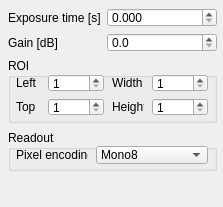
             <widget class="QWidget" name="ODTcameraBox">
              <property name="geometry">
               <rect>
                <x>0</x>
                <y>-31</y>
                <width>223</width>
                <height>207</height>
               </rect>
              </property>
              <property name="minimumSize">
               <size>
                <width>0</width>
                <height>207</height>
               </size>
              </property>
              <widget class="QGroupBox" name="binningROIBoxODT">
               <property name="geometry">
                <rect>
                 <x>8</x>
                 <y>58</y>
                 <width>209</width>
                 <height>65</height>
                </rect>
               </property>
               <property name="sizePolicy">
                <sizepolicy hsizetype="Preferred" vsizetype="Preferred">
                 <horstretch>0</horstretch>
                 <verstretch>0</verstretch>
                </sizepolicy>
               </property>
               <property name="title">
                <string>ROI</string>
               </property>
               <widget class="QLabel" name="ROILeftODTLabel">
                <property name="geometry">
                 <rect>
                  <x>8</x>
                  <y>16</y>
                  <width>32</width>
                  <height>18</height>
                 </rect>
                </property>
                <property name="text">
                 <string>Left</string>
                </property>
               </widget>
               <widget class="QLabel" name="ROITopODTLabel">
                <property name="geometry">
                 <rect>
                  <x>8</x>
                  <y>40</y>
                  <width>32</width>
                  <height>18</height>
                 </rect>
                </property>
                <property name="text">
                 <string>Top</string>
                </property>
               </widget>
               <widget class="QLabel" name="ROIWidthODTLabel">
                <property name="geometry">
                 <rect>
                  <x>104</x>
                  <y>16</y>
                  <width>32</width>
                  <height>18</height>
                 </rect>
                </property>
                <property name="text">
                 <string>Width</string>
                </property>
               </widget>
               <widget class="QLabel" name="ROIHeightODTLabel">
                <property name="geometry">
                 <rect>
                  <x>104</x>
                  <y>40</y>
                  <width>32</width>
                  <height>18</height>
                 </rect>
                </property>
                <property name="text">
                 <string>Height</string>
                </property>
               </widget>
               <widget class="QSpinBox" name="ROILeftODT">
                <property name="geometry">
                 <rect>
                  <x>40</x>
                  <y>16</y>
                  <width>56</width>
                  <height>18</height>
                 </rect>
                </property>
                <property name="minimum">
                 <number>1</number>
                </property>
                <property name="maximum">
                 <number>2048</number>
                </property>
                <property name="value">
                 <number>1</number>
                </property>
               </widget>
               <widget class="QSpinBox" name="ROITopODT">
                <property name="geometry">
                 <rect>
                  <x>40</x>
                  <y>40</y>
                  <width>56</width>
                  <height>18</height>
                 </rect>
                </property>
                <property name="minimum">
                 <number>1</number>
                </property>
                <property name="maximum">
                 <number>2048</number>
                </property>
                <property name="value">
                 <number>1</number>
                </property>
               </widget>
               <widget class="QSpinBox" name="ROIWidthODT">
                <property name="geometry">
                 <rect>
                  <x>144</x>
                  <y>16</y>
                  <width>56</width>
                  <height>18</height>
                 </rect>
                </property>
                <property name="minimum">
                 <number>1</number>
                </property>
                <property name="maximum">
                 <number>2048</number>
                </property>
                <property name="value">
                 <number>1</number>
                </property>
               </widget>
               <widget class="QSpinBox" name="ROIHeightODT">
                <property name="geometry">
                 <rect>
                  <x>144</x>
                  <y>40</y>
                  <width>56</width>
                  <height>18</height>
                 </rect>
                </property>
                <property name="minimum">
                 <number>1</number>
                </property>
                <property name="maximum">
                 <number>2048</number>
                </property>
                <property name="value">
                 <number>1</number>
                </property>
               </widget>
              </widget>
              <widget class="QGroupBox" name="readoutBoxODT">
               <property name="geometry">
                <rect>
                 <x>8</x>
                 <y>130</y>
                 <width>209</width>
                 <height>41</height>
                </rect>
               </property>
               <property name="title">
                <string>Readout</string>
               </property>
               <widget class="QLabel" name="pixelEncodingODTLabel">
                <property name="geometry">
                 <rect>
                  <x>8</x>
                  <y>16</y>
                  <width>72</width>
                  <height>18</height>
                 </rect>
                </property>
                <property name="text">
                 <string>Pixel encoding</string>
                </property>
               </widget>
               <widget class="QComboBox" name="pixelEncodingODT">
                <property name="geometry">
                 <rect>
                  <x>88</x>
                  <y>16</y>
                  <width>112</width>
                  <height>18</height>
                 </rect>
                </property>
                <property name="currentIndex">
                 <number>0</number>
                </property>
                <item>
                 <property name="text">
                  <string>Mono8</string>
                 </property>
                </item>
                <item>
                 <property name="text">
                  <string>Mono12</string>
                 </property>
                </item>
                <item>
                 <property name="text">
                  <string>Mono16</string>
                 </property>
                </item>
               </widget>
              </widget>
              <widget class="QWidget" name="layoutWidget1">
               <property name="geometry">
                <rect>
                 <x>8</x>
                 <y>8</y>
                 <width>209</width>
                 <height>44</height>
                </rect>
               </property>
               <layout class="QFormLayout" name="formLayout_4">
                <item row="0" column="0">
                 <widget class="QLabel" name="exposureTimeODT_Label">
                  <property name="text">
                   <string>Exposure time [s]</string>
                  </property>
                 </widget>
                </item>
                <item row="0" column="1">
                 <widget class="QDoubleSpinBox" name="exposureTimeODT">
                  <property name="locale">
                   <locale language="English" country="UnitedStates"/>
                  </property>
                  <property name="decimals">
                   <number>3</number>
                  </property>
                  <property name="singleStep">
                   <double>0.001000000000000</double>
                  </property>
                  <property name="value">
                   <double>0.000000000000000</double>
                  </property>
                 </widget>
                </item>
                <item row="1" column="0">
                 <widget class="QLabel" name="gainODT_Label">
                  <property name="text">
                   <string>Gain [dB]</string>
                  </property>
                 </widget>
                </item>
                <item row="1" column="1">
                 <widget class="QDoubleSpinBox" name="gainODT">
                  <property name="locale">
                   <locale language="English" country="UnitedStates"/>
                  </property>
                  <property name="decimals">
                   <number>1</number>
                  </property>
                  <property name="singleStep">
                   <double>1.000000000000000</double>
                  </property>
                  <property name="value">
                   <double>0.000000000000000</double>
                  </property>
                 </widget>
                </item>
               </layout>
              </widget>
             </widget>
